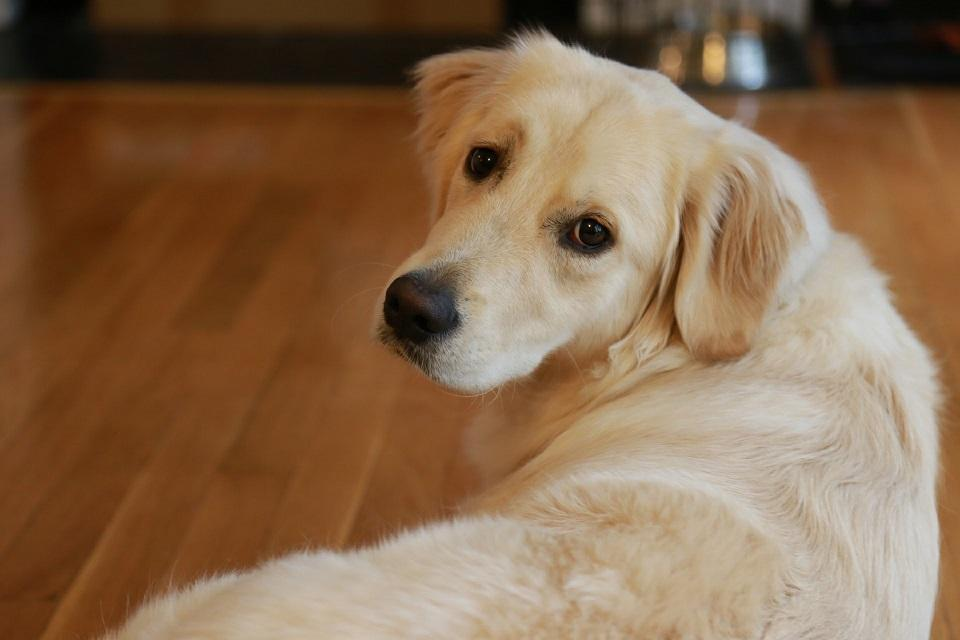
%> input picture sherlock.jpg, 960 x 640 px
$ octave skripta.m   (GNU Octave 9; MATLAB toolbox functions it lacks are replaced by stand-ins)
%> lines starting %> are read from the running program, lines starting %| are printed output that depends on the picture
% Prijmer image sensing
originalnaSlika = imread('sherlock.jpg');
%> originalnaSlika is the input picture: size 640x960x3 uint8; mean R, G, B 135.6, 105.4, 77.5
imshow(originalnaSlika);

% Dodavanje šuma
slikaSaSumom = imnoise(originalnaSlika, 'gaussian');
figure;
imshow(slikaSaSumom);

% Prijmer procesa image acquisition
% Prilagođavanje kontrasta
prilagodjenaSlika = imadjust(slikaSaSumom, [0.2 0.8], []);
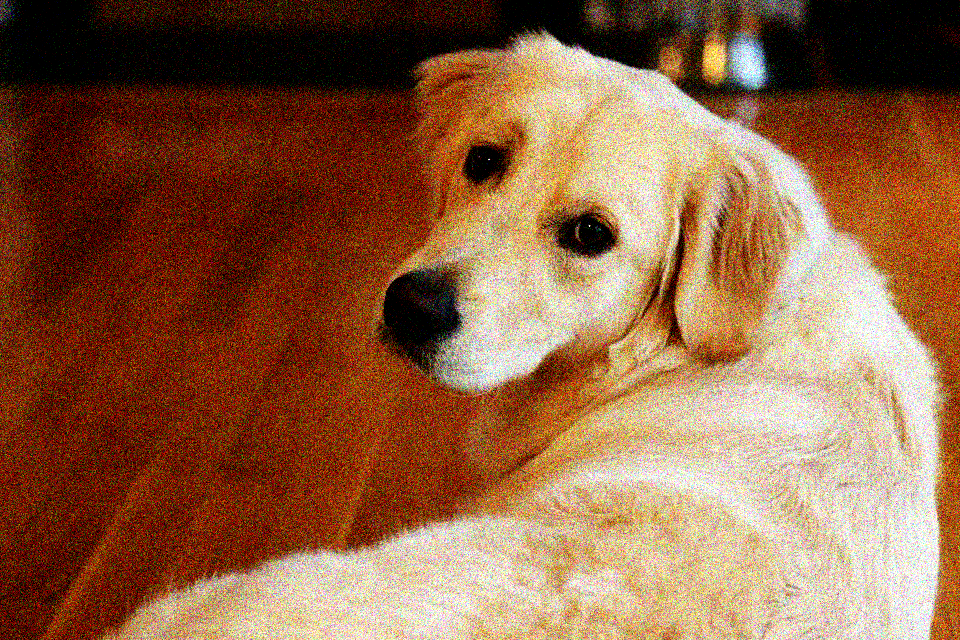
%> prilagodjenaSlika: size 640x960x3 uint8; mean R, G, B 142.5, 98.5, 69.1
figure;
imshow(prilagodjenaSlika);

% Filtriranje slike
filter = fspecial('gaussian', [5 5], 2);
filtriranaSlika = imfilter(prilagodjenaSlika, filter);
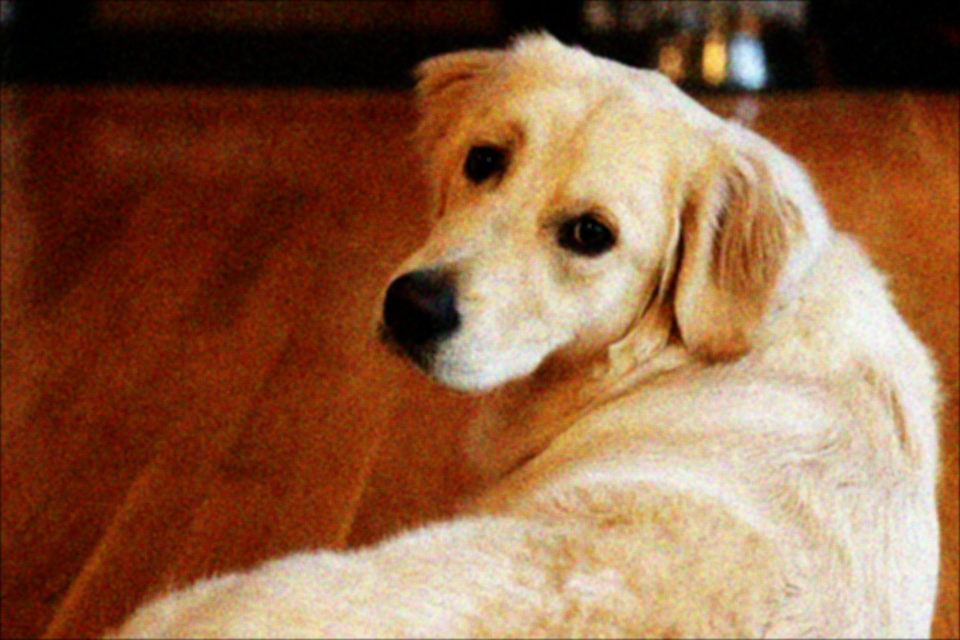
%> filtriranaSlika: size 640x960x3 uint8; mean R, G, B 142.2, 98.3, 68.9
figure;
imshow(filtriranaSlika);

$ run again, with coloredChips.png saved as sherlock.jpg
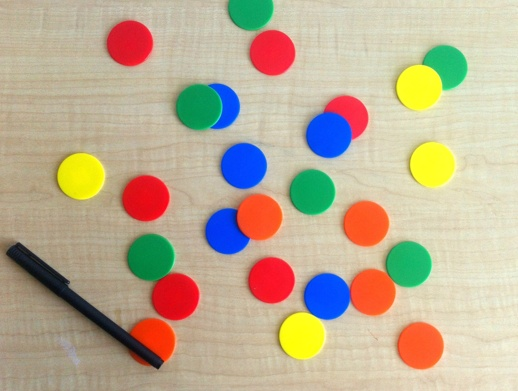
%> input picture coloredChips.png, 518 x 391 px
%> originalnaSlika is the input picture: size 391x518x3 uint8; mean R, G, B 188.3, 173.3, 148
%> `prilagodjenaSlika = imadjust(slikaSaSumom, [0.2 0.8], []);`:
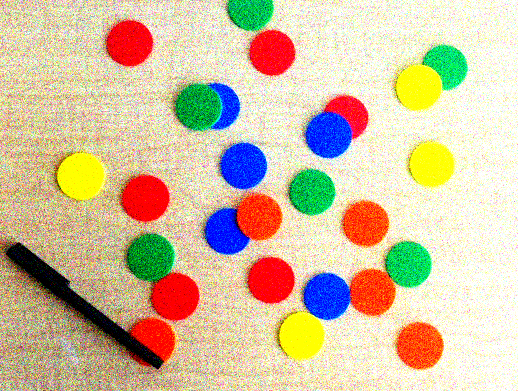
%> prilagodjenaSlika: size 391x518x3 uint8; mean R, G, B 210.2, 192, 160.6
%> `filtriranaSlika = imfilter(prilagodjenaSlika, filter);`:
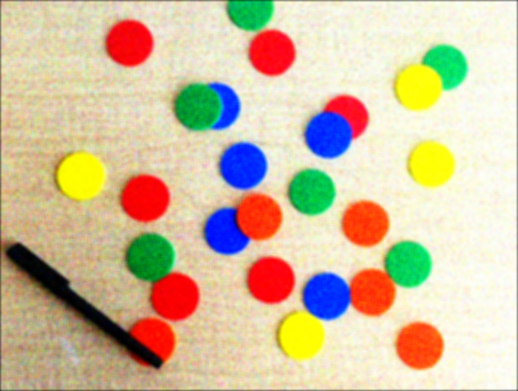
%> filtriranaSlika: size 391x518x3 uint8; mean R, G, B 209.1, 191, 159.7
